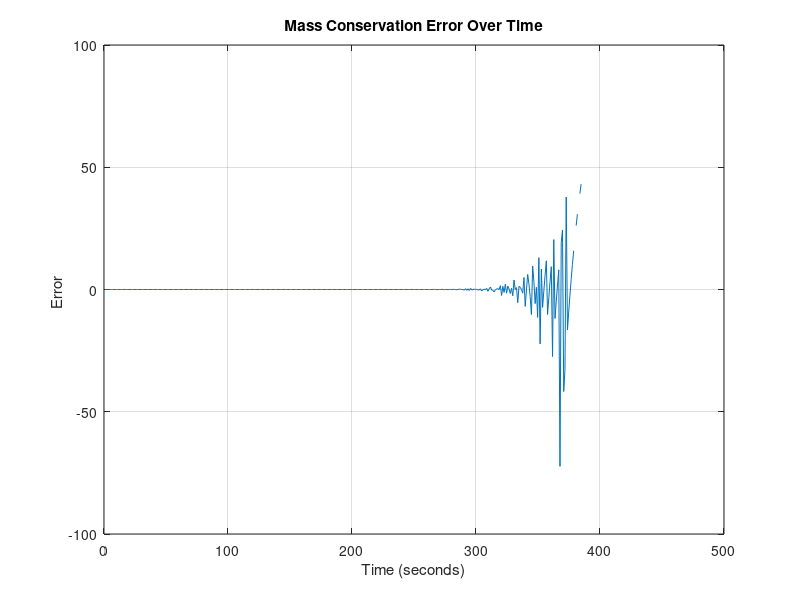
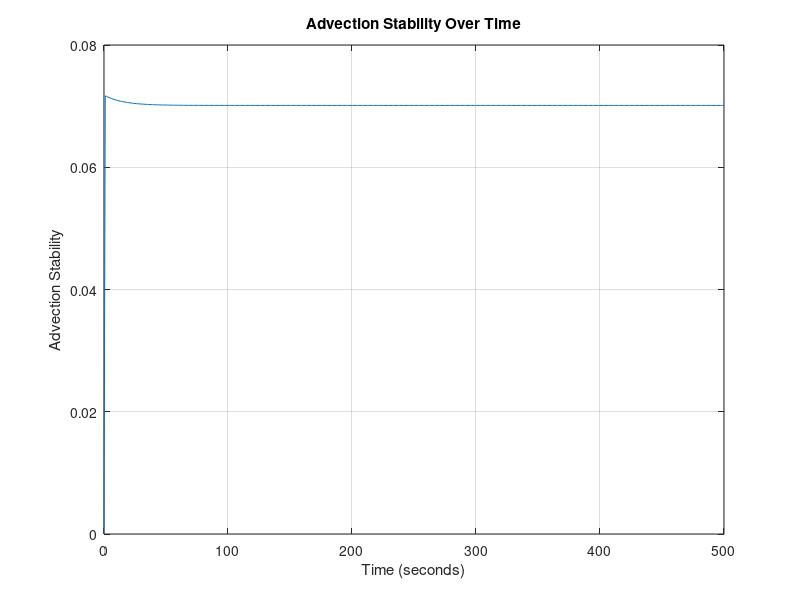
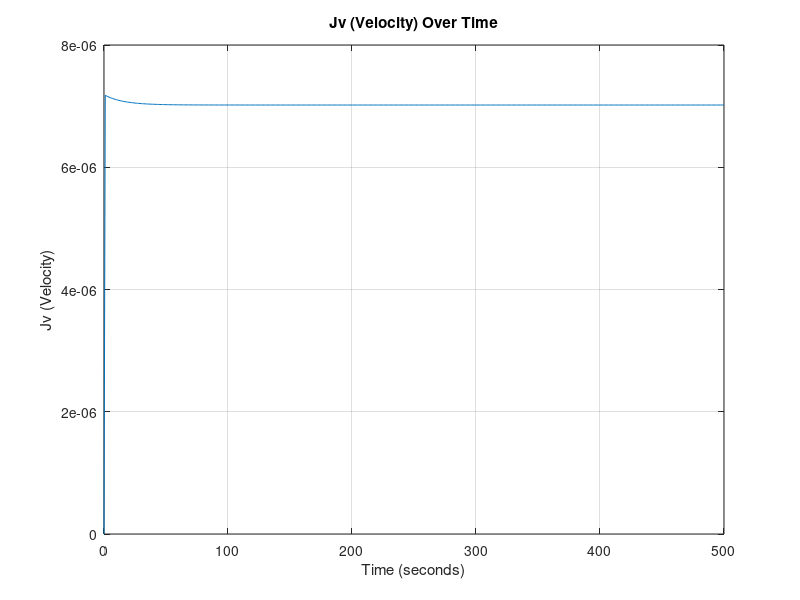
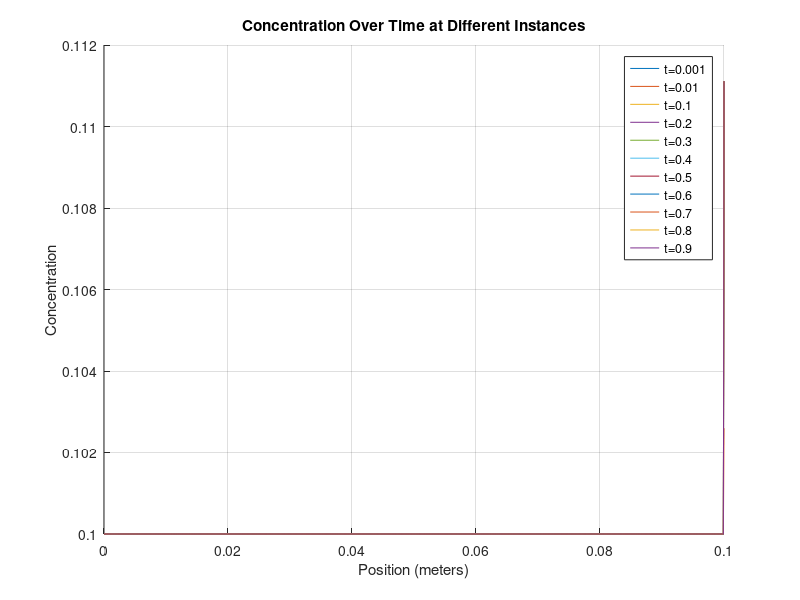

MATLAB code to generate these figures, in order: (Note: this script raises an error after producing the figures.)
%__Gruppe 3-Simulering-3.Sem__
clear
close all
clc
%% Inital Parameters
domain_length = 0.1;   % Domain length (meters)
domain_steps = 1000;    % Number of spatial domain_steps points
dx = domain_length / (domain_steps - 1); % Position discretization

time_length = 500;      % Time length (seconds)
time_steps = 500;       % Number of time steps
dt = time_length / time_steps; % Temporal discretization

% DEFINED VARIABLES
D = 0; % Diffusivity coefficient H2PO4- in water [m^2 s^-1]
feed_conc = 0.1; % Constant solute concentration at the first cell 0.1 molar [H2PO4-]
TMP = 15; %TMP: Transmembrane Pressure [bar]

area = 0.001; % Area of the membrane surface [m^2]
kw = 5.7311*10^(-7); % Initial water permeability m^3 m^-2 bar^-1 s^-1 
my = 0.891*10^-9; % Water viscosity [Bar∙s]
Rm = 1/(my*kw); % Rejection of water at the membrane (σ) [m^-1]
InitP = 0.263253+0.0011; % Initial percipitation
alpha = 95000000000; % Specific resistance of fouling [m mol m^3]
PC = 0.5; %Percipitate Advection Coefficient

sig_m = 0.1; % Rejection of ions 

% PHYSICAL CONSTANTS
R= 8.31415*10^-2; % Gasconstant [L^3 Bar mol^-1 K^-1]
T= 273.15+25; %Temperature [K]
 
% Anonymous functions
%Lv = @(time) kw*exp(-kb*time); %Water permeability dependent on Fouling

Mp = @(conc) 0.0011*exp(36.328*conc) + 0.263253; % concentration of udfæld in respect to phosphate increase.
Rf = @(conc) alpha*(Mp(conc)/area); % Rate of fouling
Lv = @(conc) 1/(my*(Rm+Rf(conc))); % Water permeability dependent on fouling


% Create a grid for space and time
x = linspace(0, domain_length, domain_steps);
t = linspace(0, time_length, time_steps);

% Initialize the concentration array AND Initial condition (1D)
C = zeros(domain_steps, time_steps)+0.1; % 0.1 molar [H2PO4] at pH 2.9


%Diffusive Stability
DS = D*dt/dx^2;
fprintf('\n Diffusivity Stability = %f', DS);
if DS>0.5 
   fprintf(2,'\n ERROR: Stabilitetsfejl');
else
    fprintf('\n Stable Diffusion Model !!');
end


%% Time-stepping loop
for j = 2:time_steps
    for i = 1:domain_steps
        LastC = C(domain_steps, j-1);
        C(1, :) = feed_conc; % Set the leftmost boundary to 0.1
        Jv = (kw*(TMP-(1*R*T*(LastC))));  % Volume flux = Jv ,  in terms of osmotic pressure (TMP, R, T, delta_C) and Lv. [m/s]

        % Calculate the second derivative in x direction
        if i == 1 %_Left Cell__
            d2Cdx2 = 0;
            dCdt_advection = 0;

        elseif i == domain_steps %__Membrane Cell___
            % No right neighbor at the last cell and MEMBRANE
            d2Cdx2 = (D * (C(domain_steps - 1, j-1) - C(domain_steps, j-1))) / dx^2;
            dCdt_advection = -Jv * (C(domain_steps, j-1)*(1-sig_m) - C(domain_steps - 1, j-1)) / dx;

        else    %__Normal Cells__
            % Calculate the second derivative normally
            d2Cdx2 = D * (C(i + 1, j-1) - 2 * C(i, j-1) + C(i - 1, j-1)) / dx^2;
            % Apply advection term
            dCdt_advection = -Jv * (C(i, j-1) - C(i-1, j-1)) / dx;
        end
        % Apply the diffusion-advection-(electromigration) equation
        C(i, j) = C(i, j-1) + dt * (d2Cdx2 + dCdt_advection);
        Jv_values2(j) = Jv; % Plot values
        AS(j) = Jv * dt/dx; % Stability plot values
    end
end
%% conservation and error

volprc = dx*area*1000;  % Volume per cell in Liters

Cw = [0,C(domain_steps, :)]; % Making the matrix line up properly and have the right size
Cw(end) = [];

Systemdiff = [0, diff(sum(C*volprc,1))]; % Difference in system concentration per dt

inflow = feed_conc*(Jv_values2)*(dt/dx)*volprc; % In - mol
outflow = Cw.* Jv_values2*(dt/dx)*volprc*(1-sig_m); % Out - mol
infoutdiff = (inflow - outflow);
ERROR = ((Systemdiff - infoutdiff).*Systemdiff.^(-1))*100; % The mass conservation error


%% 2D Plots

% Plot Mass Conservation Error values over time

figure;
plot(t, ERROR);
xlabel('Time (seconds)');
ylabel('Error ');
title('Mass Conservation Error Over Time');
grid on;


% Plot Advection Stability (DS) values over time

figure;
plot(t, AS);
xlabel('Time (seconds)');
ylabel('Advection Stability');
title('Advection Stability Over Time');
grid on;

% Plot Jv values over time
figure;
plot(t, Jv_values2);
xlabel('Time (seconds)');
ylabel('Jv (Velocity)');
title('Jv (Velocity) Over Time');
grid on;


% Define fractions of time steps you want to visualize
time_fraction = [0.001, 0.01, 0.1, 0.2, 0.3, 0.4, 0.5, 0.6, 0.7, 0.8, 0.9];  % For example, 0.1 corresponds to 10% of time steps

% Calculate the corresponding time indices
time_instances = round(time_fraction * time_steps);

% Create a figure for the first plot
figure;
hold on;

% Plot concentration at specific time instances
for i = 1:length(time_instances)
    time_index = time_instances(i);
    plot(x, C(:, time_index));
end

xlabel('Position (meters)');
ylabel('Concentration');
title('Concentration Over Time at Different Instances');

% Add a legend for clarity
legend(arrayfun(@(f) ['t=', num2str(f)], time_fraction, 'UniformOutput', false));

grid on;
hold off;


%% 3D Plot

% Create a 3D surface plot to visualize concentration over time and position
[T, X] = meshgrid(t, x);
figure;
h = surf(X, T, C); % Transpose removed here
xlabel('Position [m]');
ylabel('Tid [s]');
zlabel('Koncentration [mol L^{-1}]');
title('Koncentration Over Tid og Position');

% Set axis limits to start at the origin
xlim([0, domain_length]);
ylim([0, time_length]);
zlim([0.1, 0.12]); % Assuming max(C(:)) is the maximum concentration in your data

set(h,'LineStyle','none')
colormap(jet)
clim([0.1 0.12])

%%
save('step2jv', 'Jv_values2')

